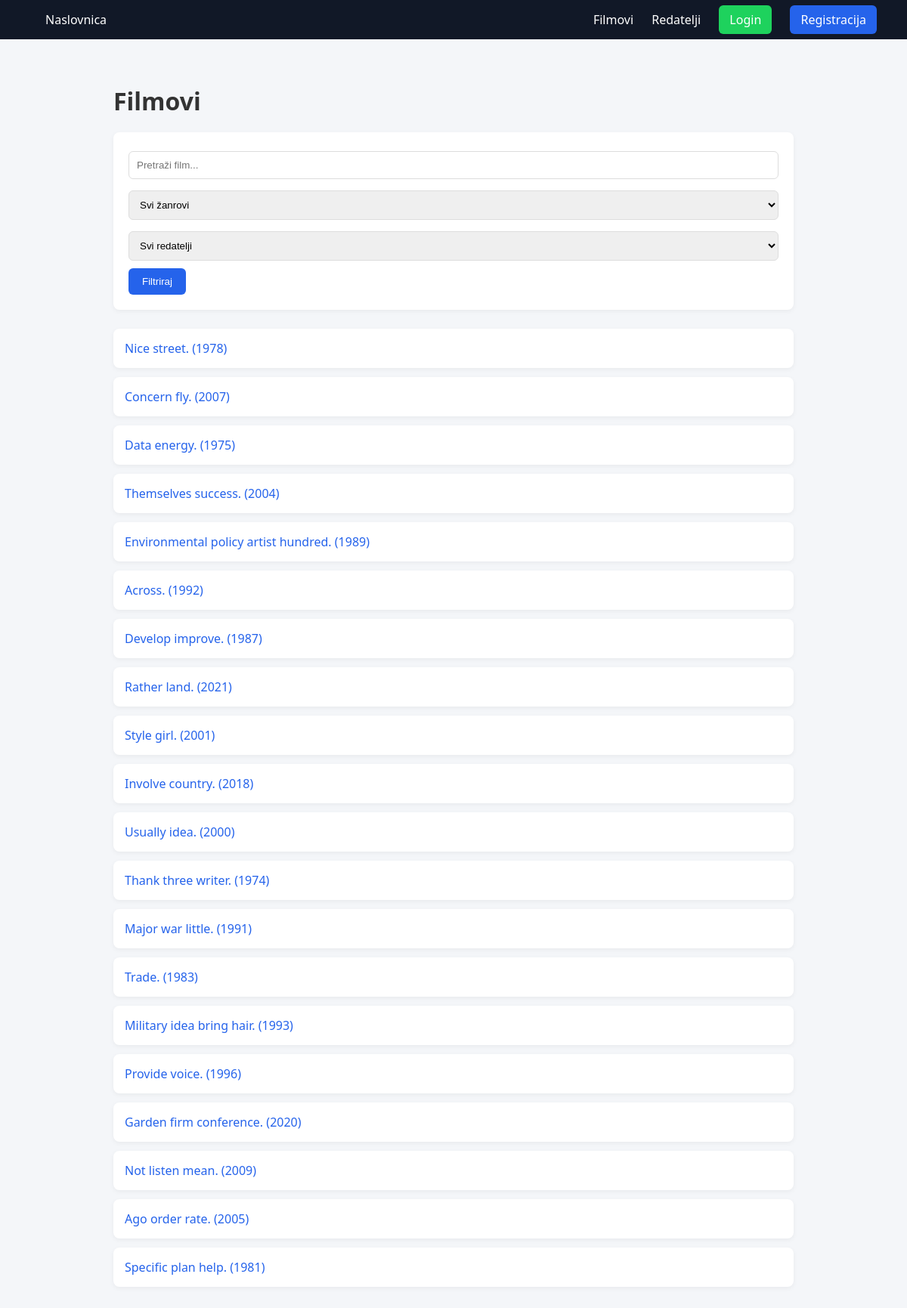
The page / on the database its author committed.
### main/models.py (models this page shows, shortened)
class Film(models.Model):
    GENRE_CHOICES = [
        ('ACTION', 'Action'),
        ('DRAMA', 'Drama'),
        ('COMEDY', 'Comedy'),
        ('THRILLER', 'Thriller'),
        ('HORROR', 'Horror'),
        ('ROMANCE', 'Romance'),
        ('SCIFI', 'Sci-Fi'),
        ('OTHER', 'Other'),
    ]
    title = models.CharField(max_length=200)
    description = models.TextField()
    release_year = models.IntegerField()
    genre = models.CharField(max_length=20, choices=GENRE_CHOICES)
    director = models.ForeignKey(
        Director,
        on_delete=models.SET_NULL,
        null=True,
        related_name='films'
    )
    created_at = models.DateTimeField(default=timezone.now)
    created_by = models.ForeignKey(
        User,
        on_delete=models.CASCADE,
        related_name='created_films'
    )

### main/views.py (the view)
# urls.py: path("", HomeView.as_view(), name="home"),
class HomeView(ListView):
    model = Film
    template_name = "main/home.html"
    context_object_name = "films"
    def get_queryset(self):
        queryset = Film.objects.all()
        query = self.request.GET.get("q")
        genre = self.request.GET.get("genre")
        director = self.request.GET.get("director")
        if query:
            queryset = queryset.filter(title__icontains=query)
        if genre:
            queryset = queryset.filter(genre=genre)
        if director:
            queryset = queryset.filter(director__id=director)
        return queryset
    def get_context_data(self, **kwargs):
        context = super().get_context_data(**kwargs)
        context["genres"] = Film.GENRE_CHOICES
        context["directors"] = Director.objects.all()
        return context

### templates/main/home.html (shortened to what this page needs)
{% extends "base.html" %}
{% block content %}
<h1>Filmovi</h1>
<form method="get" class="search-bar" style="display:flex; flex-wrap:wrap;">
    <input type="text" name="q" placeholder="Pretraži film..." value="{{ request.GET.q }}">
    <select name="genre">
        <option value="">Svi žanrovi</option>
    </select>
    <select name="director">
        <option value="">Svi redatelji</option>
    </select>
    <button type="submit">Filtriraj</button>
</form>
<ul>
    {% for film in films %}
        <li>
            <a href="{% url 'main:film_detail' film.pk %}">
                {{ film.title }} ({{ film.release_year }})
            </a>
        </li>
    {% empty %}
        <li>Nema filmova.</li>
    {% endfor %}
</ul>
{% endblock %}

### main/static/style.css (style rules this page uses)
* { margin: 0; padding: 0; }
body { font-family: 'Segoe UI', sans-serif; background-color: #f4f6f9; color: #333; }
h1, h2, h3 { margin-bottom: 20px; }
ul { list-style: none; }
li { background: white; padding: 15px; margin-bottom: 12px; border-radius: 8px; box-shadow: 0 2px 6px rgba(0,0,0,0.05); }
a { color: #2563eb; text-decoration: none; }
form { background: white; padding: 20px; border-radius: 8px; box-shadow: 0 2px 6px rgba(0,0,0,0.05); }
input, textarea, select { width: 100%; padding: 10px; border-radius: 6px; border: 1px solid #ddd; margin-top: 5px; }
button { background: #2563eb; color: white; border: none; padding: 10px 18px; border-radius: 6px; cursor: pointer; }
.search-bar { margin-bottom: 25px; gap: 10px; }

### rows shown on the page
Film: title "Nice street.", release_year "1978"
Film: title "Concern fly.", release_year "2007"
Film: title "Data energy.", release_year "1975"
Film: title "Themselves success.", release_year "2004"
Film: title "Environmental policy artist hundred.", release_year "1989"
Film: title "Across.", release_year "1992"
Film: title "Develop improve.", release_year "1987"
Film: title "Rather land.", release_year "2021"
Film: title "Style girl.", release_year "2001"
Film: title "Involve country.", release_year "2018"
Film: title "Usually idea.", release_year "2000"
Film: title "Thank three writer.", release_year "1974"
Film: title "Major war little.", release_year "1991"
Film: title "Trade.", release_year "1983"
Film: title "Military idea bring hair.", release_year "1993"
Film: title "Provide voice.", release_year "1996"
Film: title "Garden firm conference.", release_year "2020"
Film: title "Not listen mean.", release_year "2009"
Film: title "Ago order rate.", release_year "2005"
Film: title "Specific plan help.", release_year "1981"
